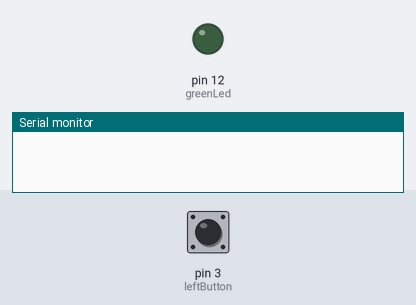
A sketch run on a simulated Arduino Uno, built with avr-gcc and run on an emulated ATmega328P. Parts: output pins drawn as LEDs (lit = HIGH), the last lines printed to the serial monitor. The inputs (shaded band) are chosen by the test bench; at power-on: pin 3 (leftButton) HIGH.

Above: at 1.2 s.
1.3 s: pin 3 (leftButton) pulled LOW for 0.15 s
At 1.37 s:
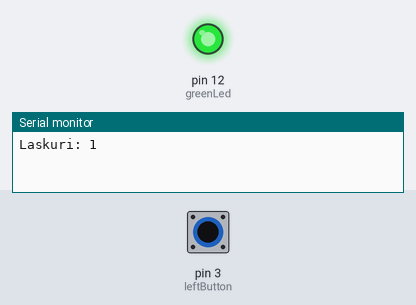
2.9 s: pin 3 (leftButton) pulled LOW for 3.2 s
At 7.3 s:
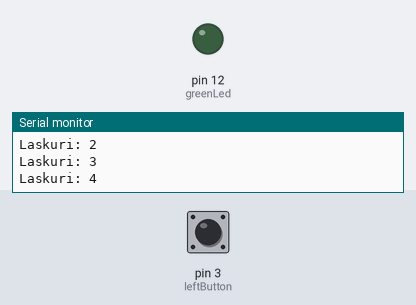
Timing chart, 0 to 8.8 s (numbered marks = the images above; inputs shaded):
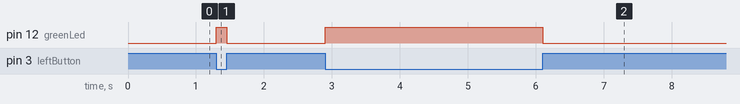

The sketch:

harjoitus_3_2.ino
```cpp
int greenLed = 12;
int leftButton = 3;
int counter = 0;
// Volatile makes the variable state changes
// instantly visible to main loop()
volatile bool ledState = false;
volatile bool buttonPressed = false;
volatile long lastInterruptTime = 0;

void setup() {
  Serial.begin(9600);
  pinMode(greenLed, OUTPUT);
  pinMode(leftButton, INPUT_PULLUP);
  attachInterrupt(digitalPinToInterrupt(leftButton), buttonInterrupt, CHANGE);
}

void loop() {
  if (buttonPressed) {
    // Reverse current led state
    ledState = !ledState;
    setLedState(greenLed, ledState);
    buttonPressed = false;
    counter++;
    Serial.println("Laskuri: " + String(counter));
  }
}

// Sets led state
// parameters:
// led		the led to control
// state	the state to set
void setLedState(int led, int state) {
  digitalWrite(led, state);
}

void buttonInterrupt() {
  // the current time in milliseconds
  unsigned long interruptTime = millis();
  // Checks whether the interrupt is the first one in over 50ms
  if (interruptTime - lastInterruptTime > 50) {
    lastInterruptTime = interruptTime;
    buttonPressed = true;

  }
}
```

Measured:
- after the input at 1.3 s, pin 12 (greenLed): LOW → HIGH at once, → LOW 0.15 s later
- after the input at 2.9 s, pin 12 (greenLed): LOW → HIGH at once, → LOW 3.2 s later
